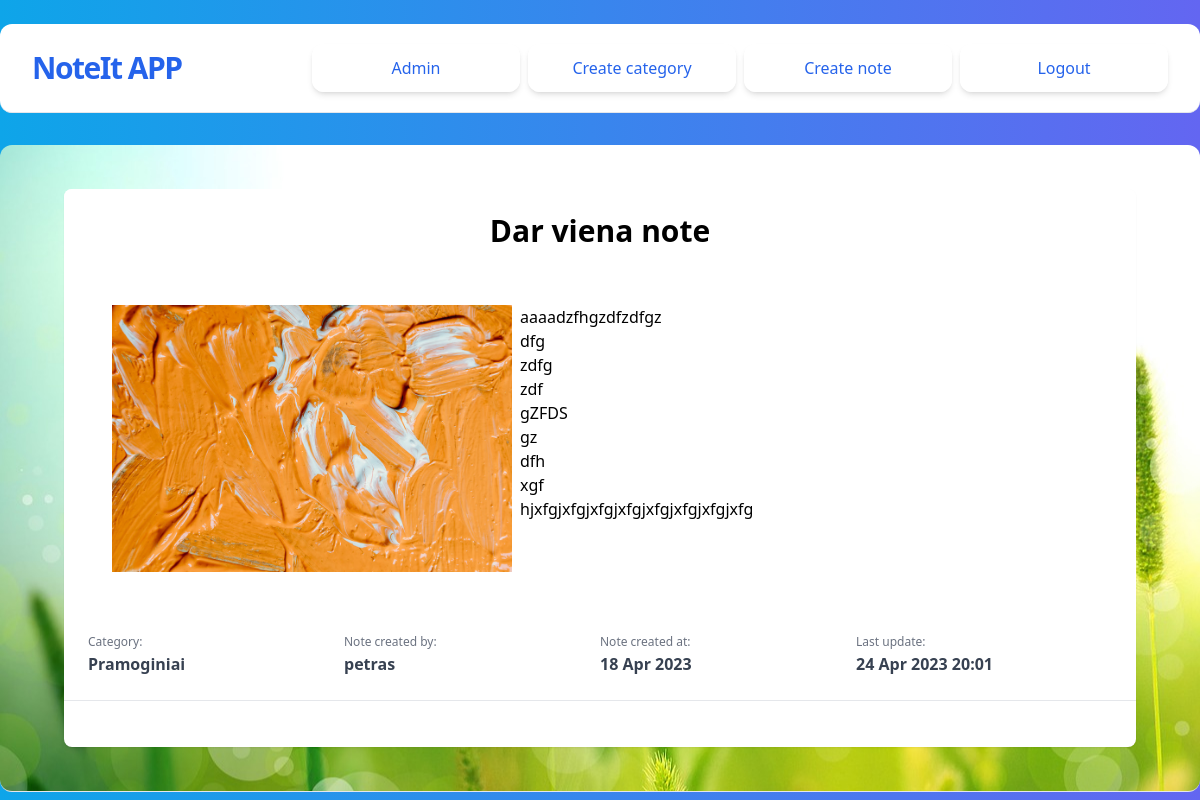
The page /note/5/ (signed in) on the database its author committed.
### noteit/models.py (models this page shows, shortened)
class Note(models.Model):
    name = models.CharField(max_length=50)
    description = models.TextField(null=True)
    category = models.ForeignKey(NoteCategory, on_delete=models.CASCADE)
    assigned_to = models.ForeignKey(User, on_delete=models.CASCADE)
    created_at = models.DateTimeField(auto_now_add=True)
    updated_at = models.DateTimeField(auto_now=True)
    note_img = models.ImageField(upload_to='img/', blank=True, null=True)

class NoteCategory(models.Model):
    name = models.CharField(max_length=50)
    def __str__(self):
        return self.name

### accounts/models.py (models this page shows)
class CustomUser(AbstractUser):
    pass

### noteit/views.py (the view)
# urls.py: path('note/<int:pk>/', NotesDetailView.as_view(), name='note-detail'),
@method_decorator(login_required, name='dispatch')
class NotesDetailView(DetailView):
    model = Note

### noteit/templates/noteit/note_detail.html
{% extends 'noteit/base.html' %} {% block content %}
<div class="max-w-7xl h-full overflow-hidden mx-auto py-6 sm:px-6 lg:px-8">
  <div class="bg-white h-full overflow-auto shadow-sm sm:rounded-lg">
    <div class="p-6 bg-white border-b border-gray-200">
      <h1 class="text-3xl font-bold text-center">{{object.name}}</h1>
      <div class="p-6 h-full w-full flex flex-col justify-between">
        <div class="title">
          <div class="h-full py-8 flex">
            {% if note.note_img %}
            <img
              src="{{ note.note_img.url }}"
              alt="{{ note.name }} image"
              style="width: 400px; max-height: 500px"
            />
            {% endif %} {% if object.description %}
            <p class="text-lg text-gray-800 pl-2">
              {{object.description|linebreaks}}
            </p>
            {% else %}
            <p class="text-lg text-gray-800 pl-2">No description</p>
            {% endif %}
          </div>
        </div>
      </div>
      <div class="flex">
        <div class="w-1/4">
          <label for="category" class="text-gray-500 text-xs">Category:</label>
          <p id="category" class="text-gray-700 font-bold">{{note.category}}</p>
        </div>
        <div class="w-1/4">
          <label for="assigned_to" class="text-gray-500 text-xs"
            >Note created by:</label
          >
          <p id="assigned_to" class="text-gray-700 font-bold">
            {{note.assigned_to}}
          </p>
        </div>
        <div class="w-1/4">
          <label for="created_at" class="text-gray-500 text-xs"
            >Note created at:</label
          >
          <p id="created_at" class="text-gray-700 font-bold">
            {{note.created_at|date:"d M Y" }}
          </p>
        </div>
        <div class="w-1/4">
          <label for="updated_at" class="text-gray-500 text-xs"
            >Last update:</label
          >
          <p id="updated_at" class="text-gray-700 font-bold">
            {{note.updated_at|date:"d M Y H:i" }}
          </p>
        </div>
      </div>
    </div>
  </div>
</div>
{% endblock content %}

### rows shown on the page
Note: name "Dar viena note", note_img (picture), description "aaaadzfhgzdfzdfgz dfg zdfg zdf gZFDS gz dfh xgf hjxfgjxfgjxfgjxfgjxfgjxfgjxfgjxfg", category "Pramoginiai", assigned_to "petras", created_at "18 Apr 2023", updated_at "24 Apr 2023 20:01"
